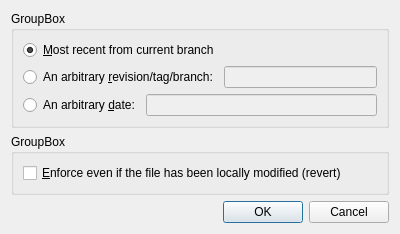
<ui version="4.0" >
 <class>UpdateOptionsDialogBase</class>
 <widget class="QDialog" name="UpdateOptionsDialogBase" >
  <property name="geometry" >
   <rect>
    <x>0</x>
    <y>0</y>
    <width>400</width>
    <height>211</height>
   </rect>
  </property>
  <property name="windowTitle" >
   <string>Update/Revert to Release/Branch/Date</string>
  </property>
  <layout class="QVBoxLayout" >
   <item>
    <widget class="QGroupBox" name="groupBox" >
     <property name="title" >
      <string>GroupBox</string>
     </property>
     <layout class="QVBoxLayout" >
      <item>
       <widget class="QRadioButton" name="headRadio" >
        <property name="text" >
         <string>&amp;Most recent from current branch</string>
        </property>
        <property name="checked" >
         <bool>true</bool>
        </property>
       </widget>
      </item>
      <item>
       <layout class="QHBoxLayout" >
        <item>
         <widget class="QRadioButton" name="revisionRadio" >
          <property name="text" >
           <string>An arbitrary &amp;revision/tag/branch:</string>
          </property>
          <property name="checked" >
           <bool>false</bool>
          </property>
         </widget>
        </item>
        <item>
         <widget class="KLineEdit" name="revisionEdit" >
          <property name="enabled" >
           <bool>false</bool>
          </property>
          <property name="toolTip" >
           <string>Type your release name here (leave empty for HEAD)</string>
          </property>
          <property name="whatsThis" >
           <string>Fill the field with the release or branch name (e.g. &lt;i>make_it_cool, kdevelop_alpha5, ...&lt;/i>)</string>
          </property>
         </widget>
        </item>
       </layout>
      </item>
      <item>
       <layout class="QHBoxLayout" >
        <item>
         <widget class="QRadioButton" name="dateRadio" >
          <property name="text" >
           <string>An arbitrary &amp;date:</string>
          </property>
         </widget>
        </item>
        <item>
         <widget class="KLineEdit" name="dateEdit" >
          <property name="enabled" >
           <bool>false</bool>
          </property>
          <property name="whatsThis" >
           <string>Fill the field with a date (e.g. &lt;i>20030204&lt;/i>)</string>
          </property>
         </widget>
        </item>
       </layout>
      </item>
     </layout>
    </widget>
   </item>
   <item>
    <widget class="QGroupBox" name="groupBox_2" >
     <property name="title" >
      <string>GroupBox</string>
     </property>
     <layout class="QVBoxLayout" >
      <item>
       <widget class="QCheckBox" name="revertCheck" >
        <property name="text" >
         <string>&amp;Enforce even if the file has been locally modified (revert)</string>
        </property>
       </widget>
      </item>
     </layout>
    </widget>
   </item>
   <item>
    <widget class="QDialogButtonBox" name="buttonBox" >
     <property name="orientation" >
      <enum>Qt::Horizontal</enum>
     </property>
     <property name="standardButtons" >
      <set>QDialogButtonBox::Cancel|QDialogButtonBox::Ok</set>
     </property>
    </widget>
   </item>
  </layout>
 </widget>
 <customwidgets>
  <customwidget>
   <class>KLineEdit</class>
   <extends>QLineEdit</extends>
   <header>klineedit.h</header>
  </customwidget>
 </customwidgets>
 <resources/>
 <connections>
  <connection>
   <sender>buttonBox</sender>
   <signal>accepted()</signal>
   <receiver>UpdateOptionsDialogBase</receiver>
   <slot>accept()</slot>
   <hints>
    <hint type="sourcelabel" >
     <x>257</x>
     <y>201</y>
    </hint>
    <hint type="destinationlabel" >
     <x>157</x>
     <y>274</y>
    </hint>
   </hints>
  </connection>
  <connection>
   <sender>buttonBox</sender>
   <signal>rejected()</signal>
   <receiver>UpdateOptionsDialogBase</receiver>
   <slot>reject()</slot>
   <hints>
    <hint type="sourcelabel" >
     <x>325</x>
     <y>201</y>
    </hint>
    <hint type="destinationlabel" >
     <x>286</x>
     <y>274</y>
    </hint>
   </hints>
  </connection>
  <connection>
   <sender>revisionRadio</sender>
   <signal>toggled(bool)</signal>
   <receiver>revisionEdit</receiver>
   <slot>setEnabled(bool)</slot>
   <hints>
    <hint type="sourcelabel" >
     <x>138</x>
     <y>66</y>
    </hint>
    <hint type="destinationlabel" >
     <x>196</x>
     <y>65</y>
    </hint>
   </hints>
  </connection>
  <connection>
   <sender>dateRadio</sender>
   <signal>toggled(bool)</signal>
   <receiver>dateEdit</receiver>
   <slot>setEnabled(bool)</slot>
   <hints>
    <hint type="sourcelabel" >
     <x>83</x>
     <y>92</y>
    </hint>
    <hint type="destinationlabel" >
     <x>133</x>
     <y>91</y>
    </hint>
   </hints>
  </connection>
 </connections>
</ui>
